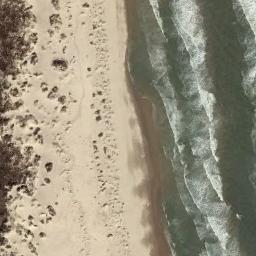
#> input picture data/train/beach/beach_042.jpg, 256 x 256 px; its folder holds only this picture in this run
$ python feature_extraction.py   (older library calls are emulated)
#> lines starting #> are read from the running program, lines starting #| are printed output that depends on the picture
import os
import cv2
import numpy as np
import pandas as pd
from skimage.feature import graycomatrix, graycoprops
from skimage.filters import sobel

DATASET_PATH = "data/train"

def extract_features(image):
    features = {}

    # Resize image
    image = cv2.resize(image, (128, 128))

    # Color features: Mean and standard deviation in RGB
    for i, color in enumerate(["R", "G", "B"]):
        features[f"mean_{color}"] = np.mean(image[:, :, i])
        features[f"std_{color}"] = np.std(image[:, :, i])

    # Convert to grayscale
    gray = cv2.cvtColor(image, cv2.COLOR_BGR2GRAY)

    # Statistical features: Mean and variance of grayscale intensity
    features["mean_gray"] = np.mean(gray)
    features["var_gray"] = np.var(gray)

    # Edge density using Sobel filter
    edges = sobel(gray)
    features["edge_density"] = np.sum(edges) / (128 * 128)

    # Texture features from GLCM
    glcm = graycomatrix(gray, [1], [0], symmetric=True, normed=True)
    features["contrast"] = graycoprops(glcm, "contrast")[0, 0]
    features["homogeneity"] = graycoprops(glcm, "homogeneity")[0, 0]

    return features

data = []
for category in os.listdir(DATASET_PATH):
    category_path = os.path.join(DATASET_PATH, category)
    if not os.path.isdir(category_path):
        continue

    for image_name in os.listdir(category_path):
        image_path = os.path.join(category_path, image_name)
        image = cv2.imread(image_path)
#> image is the input picture: shape (256, 256, 3); mean B, G, R 126.8, 146, 153.5
        if image is None:
            continue

        features = extract_features(image)
#> in extract_features, `image = cv2.resize(image, (128, 128))`:
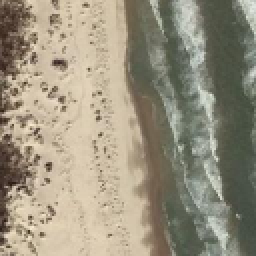
#> image: shape (128, 128, 3) (shown 2 times larger); mean of channels 0, 1, 2 127, 146.2, 153.6; drawn as B, G, R
#> after the loop in extract_features, `for i, color in enumerate(["R", "G", "B"]):`: features = {'mean_R': 127, 'std_R': 44.23, 'mean_G': 146.2, 'std_G': 48.01, 'mean_B': 153.6, 'std_B': 53.79}
#> in extract_features, `gray = cv2.cvtColor(image, cv2.COLOR_BGR2GRAY)`:
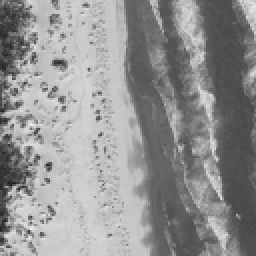
#> gray: shape (128, 128) (shown 2 times larger); min 32, max 235, mean 146.2
#> in extract_features, `edges = sobel(gray)`:
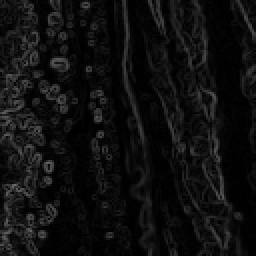
#> edges: shape (128, 128) float64 (shown 2 times larger); min 0, max 0.42, mean 0.0603
#> features = 11 items
        features["label"] = category
        data.append(features)
#> pass 2 of the loop `for category in os.listdir(DATASET_PATH):`:
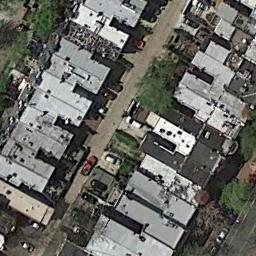
#> input picture data/train/dense_residential/dense_residential_003.jpg, 256 x 256 px
#> image is the input picture: shape (256, 256, 3); mean B, G, R 99, 104.3, 104.9
#> in extract_features (call 2), `image = cv2.resize(image, (128, 128))`:
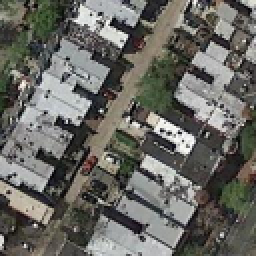
#> image: shape (128, 128, 3) (shown 2 times larger); mean of channels 0, 1, 2 99.2, 104.5, 105; drawn as B, G, R
#> after the loop in extract_features (call 2), `for i, color in enumerate(["R", "G", "B"]):`: features = {'mean_R': 99.16, 'std_R': 57.44, 'mean_G': 104.5, 'std_G': 56.48, 'mean_B': 105, 'std_B': 56.31}
#> in extract_features (call 2), `edges = sobel(gray)`:
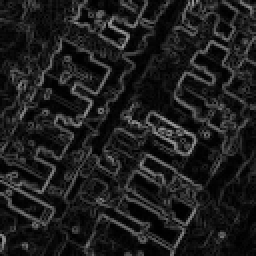
#> edges: shape (128, 128) float64 (shown 2 times larger); min 0, max 0.617, mean 0.116

df = pd.DataFrame(data)
#> df = table of 2 rows and 12 columns
df.to_csv("features.csv", index=False)
print("Features saved successfully.")
